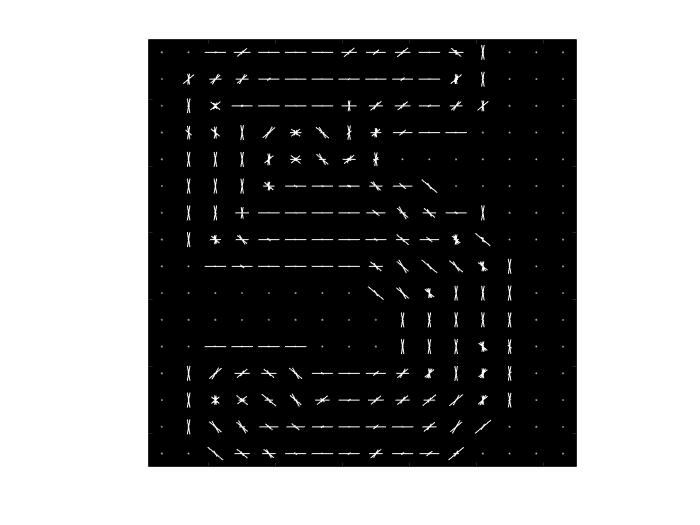
#> input picture plots_scripts/hogVis/hog_vis_to_plot/hog2x2_8100.jpg, 700 x 525 px
$ python make_hog_dim_collage.py
#> lines starting #> are read from the running program, lines starting #| are printed output that depends on the picture
import matplotlib
matplotlib.use("TkAgg")

import matplotlib.pyplot as plt
from matplotlib import rcParams
import pandas as pd
import os
import cv2

if __name__ == "__main__":

	rcParams['axes.titlepad'] = 0.5
	fig = plt.figure(figsize = (12, 10))

	imgs_filenames = ["hog2x2_8100", "hog4x4_1764", "hog6x6_576", "hog8x8_324"]
	subtitles = ["HOG with " + c_size + " cellsize - " + f_size + " features" for
				 c_size, f_size in zip(["2x2", "4x4", "6x6", "8x8"],
				 ["8100", "1764", "576", "324"])]
	rows, columns = 2, 2
	for i in range(0, columns*rows):
		crt_filename = imgs_filenames[i] + ".jpg"
		crt_filename = os.path.join("hog_vis_to_plot", crt_filename)
		img = cv2.imread(crt_filename, cv2.IMREAD_GRAYSCALE)
#> img is the input picture: shape (525, 700); min 0, max 255, mean 131.4
		fig.add_subplot(rows, columns, i + 1)
		plt.axis('off')
		plt.title(subtitles[i], fontsize=14)
		plt.imshow(img, cmap = 'gray')

	plt.savefig("hog_celldim_featsz.jpg")
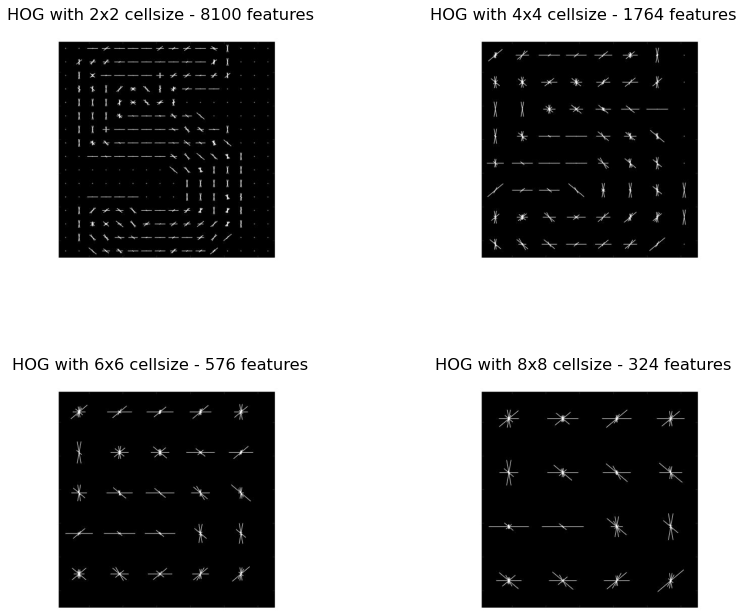
#> figure drawn by matplotlib, 4 panels
	plt.close()
